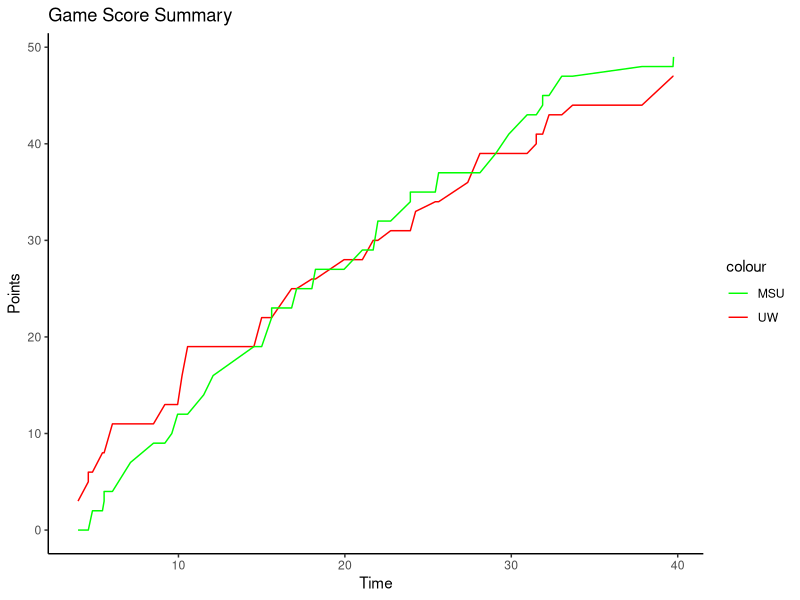
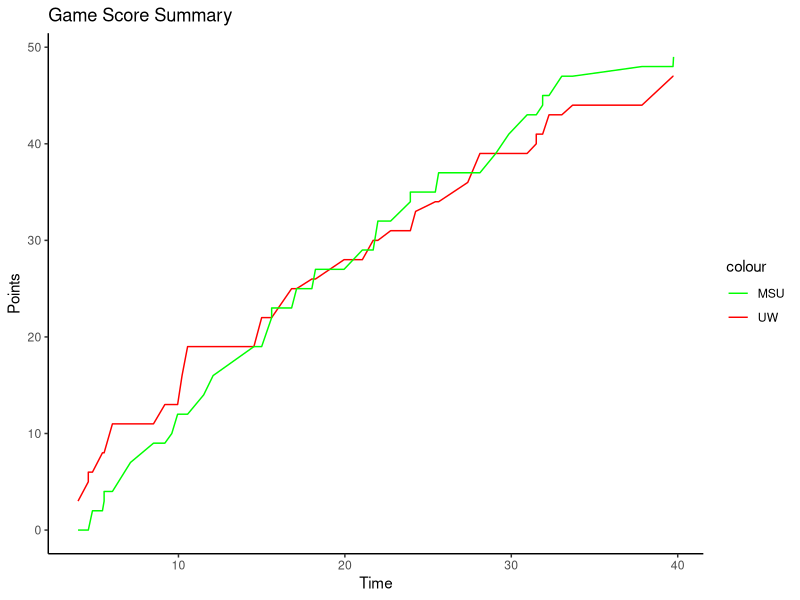
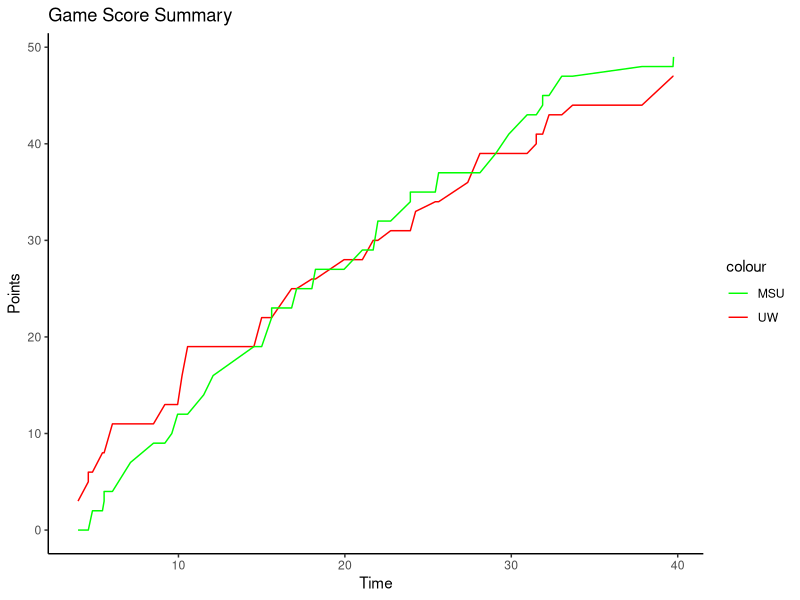

These charts were generated, in order, by the following R code:
#Rhett Bianchi
#Exercise 10

#Part 1: MSU.vs.UW plot

# Load the ggplot2 library
library(ggplot2)

# Read the data from the text file
score <- read.table("UWvMSU_1-22-13.txt", header=TRUE, sep="\t")

# Initialize score variables and vectors
MSU_total <- c()
UW_total <- c()
MSU_points <- 0
UW_points <- 0

# Loop through each row in the score data and calculate the cumulative scores
for(i in 1:nrow(score)) {
  if(score$team[i] == "UW") {
    UW_points <- UW_points + score$score[i]
  } else {
    MSU_points <- MSU_points + score$score[i]
  }
  UW_total <- c(UW_total, UW_points)
  MSU_total <- c(MSU_total, MSU_points)
}

# Combine time and scores into a data frame for plotting
total_score <- data.frame(Time = score$time, UW = UW_total, MSU = MSU_total)

# Plot the graph
ggplot(total_score, aes(x = Time)) +
  geom_line(aes(y = UW, color = "UW")) +
  geom_line(aes(y = MSU, color = "MSU")) +
  labs(x = 'Time', y = 'Points', title = 'Game Score Summary') +
  theme_classic() +
  scale_color_manual(values = c("UW" = "red", "MSU" = "green"))

# Store the plot in a variable
my_plot <- ggplot(total_score, aes(x = Time)) +
  geom_line(aes(y = UW, color = "UW")) +
  geom_line(aes(y = MSU, color = "MSU")) +
  labs(x = 'Time', y = 'Points', title = 'Game Score Summary') +
  theme_classic() +
  scale_color_manual(values = c("UW" = "red", "MSU" = "green"))

# Print the plot
print(my_plot)

# Save the plot to a file
ggsave("game_score_summary.png")


#Part 2: guess the number game

# Guessing game function
guess_game <- function() {
  attempts <- 10
  random_number <- sample(1:100, 1)
  cat("I'm thinking of a number 1-100...\n")
  
  for (i in 1:attempts) {
    guess <- as.numeric(readline(prompt = "Guess: "))
    if (is.na(guess)) {
      cat("That's not a number. Please try again.\n")
      next
    }
    if (guess == random_number) {
      cat("Correct! The number was", random_number, "\n")
      return(TRUE)
    } else if (guess > random_number) {
      cat("Lower\n")
    } else {
      cat("Higher\n")
    }
  }
  
  cat("Sorry, the correct number was", random_number, ". You are out of guesses.\n")
  return(FALSE)
}
